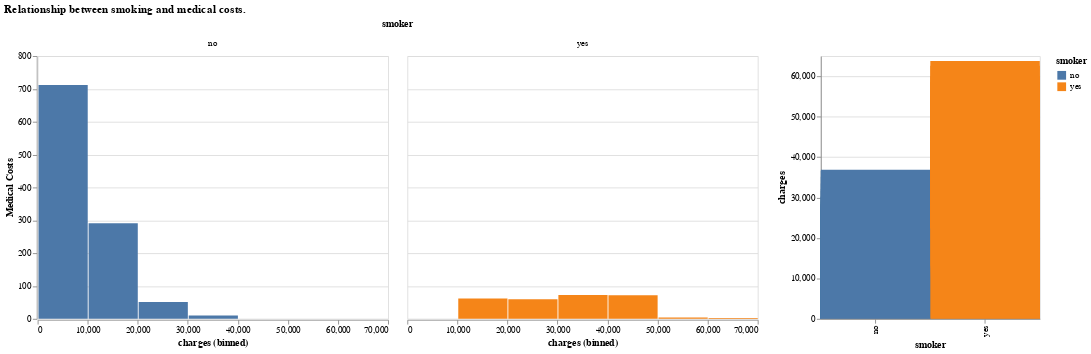

Write notebook code for a chart like this one.
### Markdown cell above
### Question 1

Create a visualization showing the relationship between smoking and medical costs.

### Code cell
# visualization showing the relationship between smoking (binary) and medical costs (numeric).
# insure.pivot(columns='smoker', values='charges').plot.hist(bins = 25, alpha=0.5)
# plt.xlabel('Medical Costs (In dollar)')
# plt.ylabel('Counts')
# plt.legend(title="Smoker (Yes or No)")
# plt.show()

def smoke_costs(data):
    hist = alt.Chart(data).mark_bar().encode(
        x = alt.X("charges:Q", bin=True),
        y = alt.Y("count()", sort="-x", title="Medical Costs"),
        color = "smoker:N"
    ).facet(
        facet="smoker"
    )
    
    scatter = alt.Chart(data).mark_rect().encode(
        x = alt.X("smoker:N"),
        y = alt.Y("charges:Q"),
        color = "smoker"
    ).properties(
        width = 250
    )
    
    output = (hist | scatter).properties(
        title = "Relationship between smoking and medical costs."
    )
    return output
q1_plot = smoke_costs(data=insure)
q1_plot

### Figure 1 — Vega-Lite specification as saved in the notebook (floating-point values rounded to 4 significant figures; data arrays with more than 128 entries replaced by an {"elided": "..."} marker saying what was removed)
{"config": {"view": {"continuousWidth": 400, "continuousHeight": 300}}, "hconcat": [{"facet": {"field": "smoker", "type": "nominal"}, "spec": {"mark": "bar", "encoding": {"color": {"field": "smoker", "type": "nominal"}, "x": {"bin": true, "field": "charges", "type": "quantitative"}, "y": {"aggregate": "count", "sort": "-x", "title": "Medical Costs", "type": "quantitative"}}}}, {"mark": "rect", "encoding": {"color": {"field": "smoker", "type": "nominal"}, "x": {"field": "smoker", "type": "nominal"}, "y": {"field": "charges", "type": "quantitative"}}, "width": 250}], "data": {"name": "data-940772b709be72b3ac8e197cfacbd9fb"}, "title": "Relationship between smoking and medical costs.", "$schema": "https://vega.github.io/schema/vega-lite/v4.17.0.json", "datasets": {"data-940772b709be72b3ac8e197cfacbd9fb": {"elided": "1338 records"}}}
